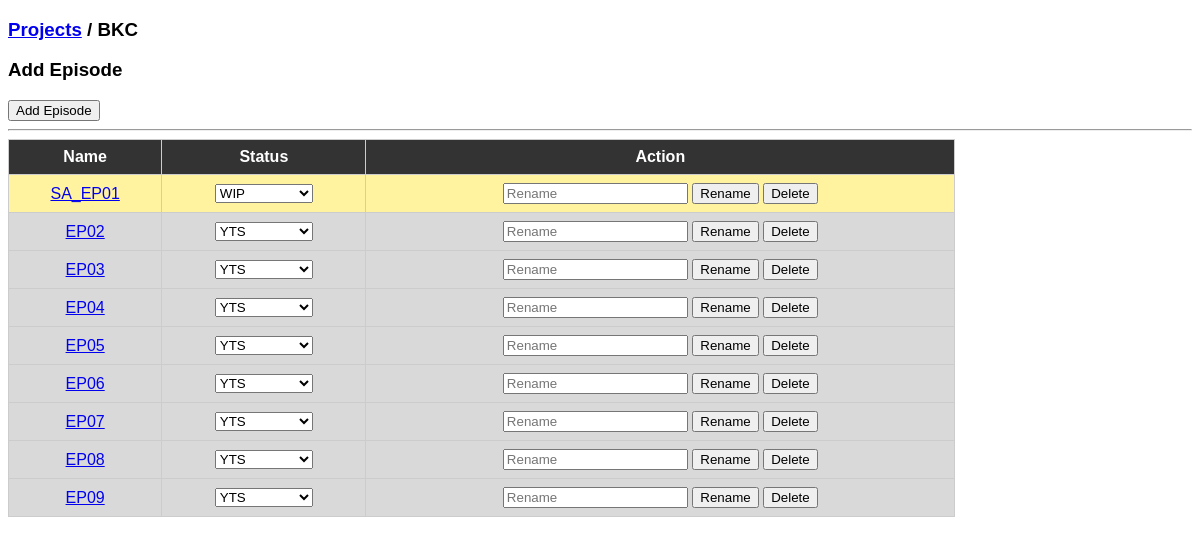
/project/5, run on the app's committed database.
### tables this page shows
CREATE TABLE projects(
    id INTEGER PRIMARY KEY AUTOINCREMENT,
    name TEXT,
    type TEXT,
    status TEXT
    );

CREATE TABLE units(
    id INTEGER PRIMARY KEY AUTOINCREMENT,
    name TEXT,
    status TEXT,
    project_id INTEGER
    );

### app.py (the view, shortened to what this page needs)
@app.route("/project/<int:pid>", methods=["GET","POST"])
def project(pid):
    conn = connect()
    c = conn.cursor()
    c.execute("SELECT * FROM projects WHERE id=?", (pid,))
    project = c.fetchone()
    c.execute("SELECT * FROM units WHERE project_id=?", (pid,))
    units = c.fetchall()
    conn.close()
    return render_template("units.html",project=project,units=units)

### app.py (called while the page is built)
def connect():
    return sqlite3.connect(DATABASE)

### templates/units.html (shortened to what this page needs)
<!DOCTYPE html>
<html>
<head>
</head>
<body>
<h3>
<a href="/">Projects</a> /
{{project[1]}}
</h3>
<h3>Add {{ "Reel" if project[2]=='Movie' else "Episode" }}</h3>
<form method="POST">
<button>Add {{ "Reel" if project[2]=='Movie' else "Episode" }}</button>
</form>
<hr>
<table>
<tr>
<th>Name</th>
<th>Status</th>
<th>Action</th>
</tr>
{% for u in units %}
<tr class="{{u[2]|lower}}">
<td>
<a href="/unit/{{u[0]}}">
{{u[1]}}
</a>
</td>
<td>
<form method="POST">
<select name="value" onchange="this.form.submit()">
<option {% if u[2]=='YTS' %}selected{% endif %}>YTS</option>
<option {% if u[2]=='WIP' %}selected{% endif %}>WIP</option>
</select>
</form>
</td>
<td>
<form method="POST" style="display:inline">
<input name="new" placeholder="Rename">
<button>Rename</button>
</form>
<form method="POST" style="display:inline">
<button>Delete</button>
</form>
</td>
</tr>
{% endfor %}
</table>
</body>
</html>

### templates/units.html (style rules this page uses)
body { font-family:Arial; }
table { border-collapse:collapse; width:80%; }
th,td { border:1px solid #ccc; padding:8px; text-align:center; }
th { background:#333; color:white; }
.yts { background:#d9d9d9; }
.wip { background:#fff3a0; }

### data on the page
projects: name "BKC", type "Episode"
units: name "SA_EP01", value "WIP"
units: name "EP02", value "YTS"
units: name "EP03", value "YTS"
units: name "EP04", value "YTS"
units: name "EP05", value "YTS"
units: name "EP06", value "YTS"
units: name "EP07", value "YTS"
units: name "EP08", value "YTS"
units: name "EP09", value "YTS"
